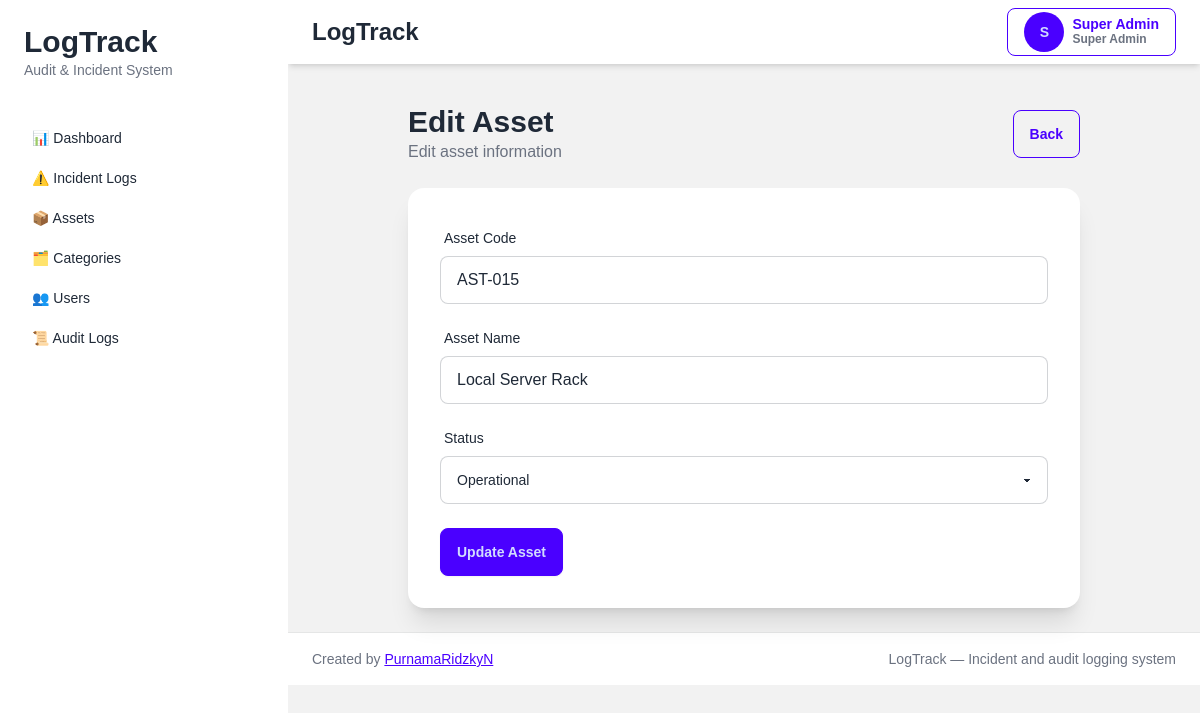
Before: /assets/15/edit (signed in) with the older database file.
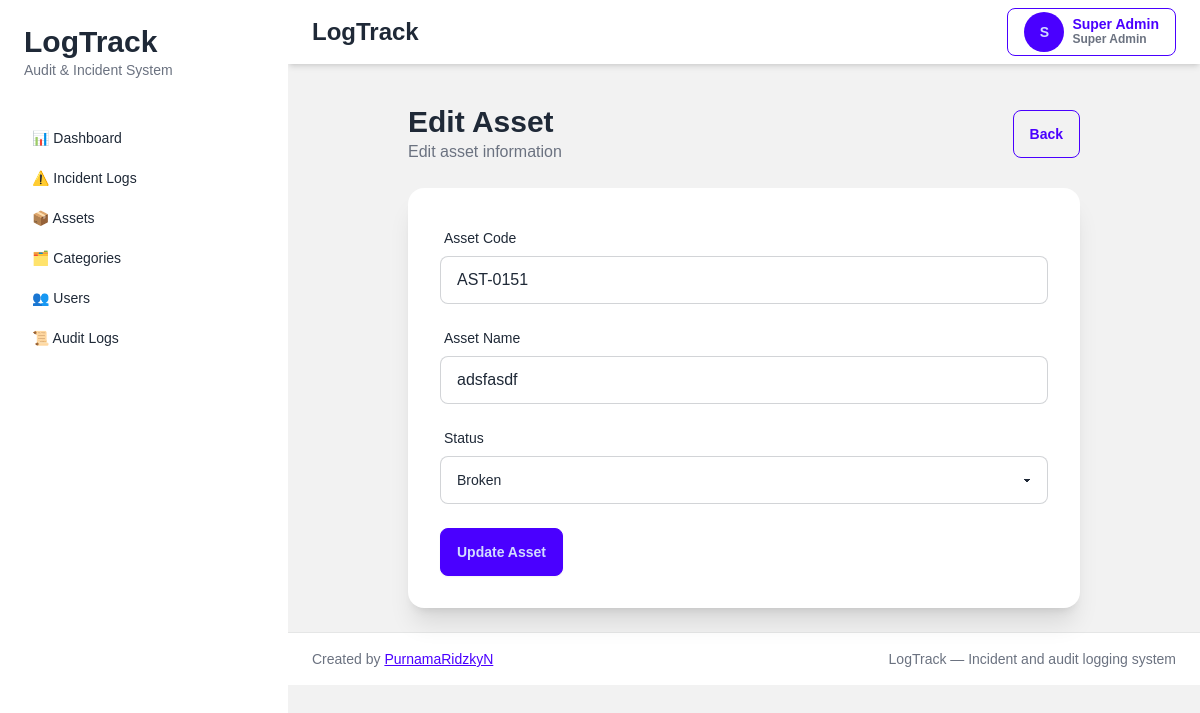
After: the same page with the newer database file.
### tables this page shows
CREATE TABLE assets (

    id INTEGER PRIMARY KEY AUTOINCREMENT,

    asset_code VARCHAR(255) UNIQUE NOT NULL,

    asset_name VARCHAR(255) NOT NULL,

    status VARCHAR(50) DEFAULT 'Operational',

    created_at DATETIME,

    updated_at DATETIME,

    is_deleted INTEGER DEFAULT 0
);

### app/controllers/asset_controller.py (the view)
def asset_edit(id):
    conn = None
    try:
        conn = get_db_connection()
        asset = conn.execute("""
            SELECT *
            FROM assets
            WHERE id = ?
        """, (id,)).fetchone()
        if not asset:
            flash("Asset not found", "error")
            return redirect("/assets")
        return render_template("assets/edit.html", asset=asset)
    except Exception as e:
        logger.error(f"ERROR EDIT ASSET: {e}")
        logger.error(traceback.format_exc())
        flash("Failed to open asset data", "error")
        return redirect("/assets")
    finally:
        if conn:
            conn.close()

### app/app.py (called while the page is built)
def create_app():
    app = Flask(__name__)
    app.config.from_object(
        "app.config.Config"
    )
    app.add_template_filter(
        timesince,
        "timesince"
    )
    @app.context_processor
    def inject_user():
        return {
            "role": session.get("role"),
            "user_name": session.get("name"),
            "user_id": session.get("user_id")
        }
    from app.routes.web import register_routes
    register_routes(app)
    return app

### app/database/connection.py (called while the page is built)
def get_db_connection():
    conn = sqlite3.connect(
        Config.DATABASE_PATH,
        timeout=30,
        isolation_level=None,
        check_same_thread=False
    )
    conn.row_factory = sqlite3.Row
    conn.execute("PRAGMA foreign_keys = ON")
    conn.execute("PRAGMA journal_mode = WAL")
    return conn

### app/templates/assets/edit.html
{% extends "layouts/app.html" %} {% block title %} Edit Asset {% endblock %} {%
block content %}
<div class="max-w-2xl mx-auto">
  <div class="flex items-center justify-between mb-6">
    <div>
      <h1 class="text-3xl font-bold">Edit Asset</h1>
      <p class="text-gray-500">Edit asset information</p>
    </div>
    <a href="/assets" class="btn btn-outline btn-primary">Back</a>
  </div>
  <div class="card bg-base-100 shadow-xl">
    <div class="card-body">
      <form method="POST" action="/assets/{{ asset.id }}/update">
        <div class="form-control mb-4">
          <label class="label">
            <span class="label-text"> Asset Code </span>
          </label>
          <input
            type="text"
            name="asset_code"
            value="{{ asset.asset_code }}"
            class="input input-bordered" />
        </div>
        <div class="form-control mb-4">
          <label class="label">
            <span class="label-text"> Asset Name </span>
          </label>
          <input
            type="text"
            name="asset_name"
            value="{{ asset.asset_name }}"
            class="input input-bordered" />
        </div>
        <div class="form-control mb-6">
          <label class="label">
            <span class="label-text"> Status </span>
          </label>
          <select name="status" class="select select-bordered">
            {% for status in ["Operational", "Maintenance", "Broken"] %}
              <option
                value="{{ status }}"
                {% if asset.status == status %}
                  selected
                {% endif %}
              >
                {{ status }}
              </option>
            {% endfor %}
          </select>
        </div>
        <button class="btn btn-primary">Update Asset</button>
      </form>
    </div>
  </div>
</div>
{% endblock %}

Changed rows visible on the page:
changed assets: asset_code "AST-015" → "AST-0151"; asset_name "Local Server Rack" → "adsfasdf"; status "Operational" → "Broken"
